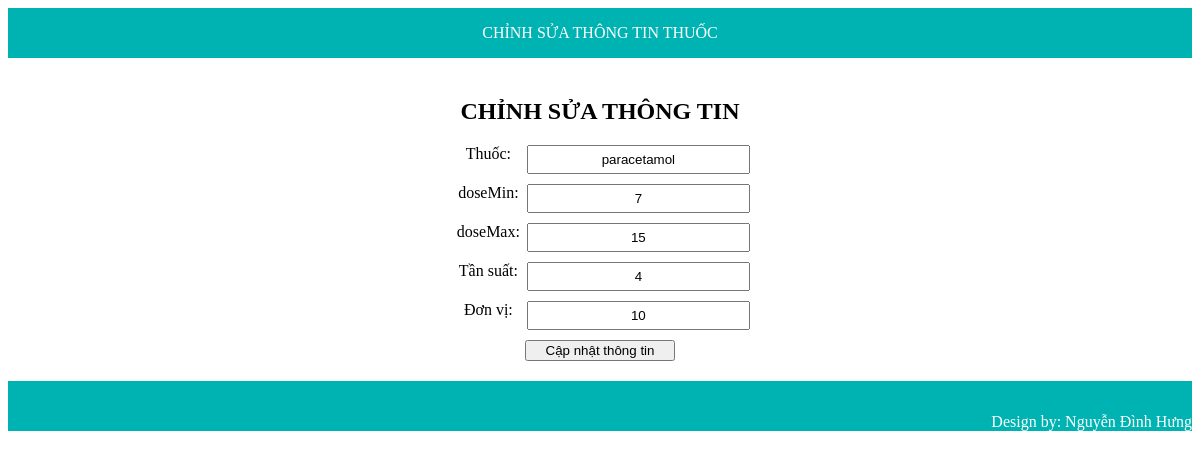
Page /medicine/edit_medicine.php?medicineId=1 on the committed database.
### tables this page shows
CREATE TABLE `medicine` (
  `medicineId` int(255) NOT NULL,
  `medicineName` varchar(30) NOT NULL,
  `doseMin` int(255) NOT NULL,
  `doseMax` int(255) NOT NULL,
  `Frequence` int(255) NOT NULL,
  `Unit` int(255) NOT NULL
);

### medicine/edit_medicine.php (the view, shortened to what this page needs)
<?php
require_once '../connection/connect.php';
if ($_SERVER['REQUEST_METHOD'] === 'GET' && isset($_GET['medicineId'])) {
  $medicineId = $_GET['medicineId'];
  $sql = "SELECT * FROM medicine WHERE medicineId = $medicineId";
  $result = mysqli_query($conn, $sql);
  if ($result && mysqli_num_rows($result) > 0) {
    $medicine_data = mysqli_fetch_assoc($result);
  } else {
    echo "Không tìm thấy thông tin bệnh nhân.";
    exit();
  }
} else if ($_SERVER['REQUEST_METHOD'] === "POST") {
  $medicineId = $_GET['medicineId'];
  $updated_name = $_POST['name'];
  $updated_doseMin = $_POST['dosemin'];
  $updated_doseMax = $_POST['dosemax'];
  $updated_frequence = $_POST['frequence'];
  $updated_unit = $_POST['unit'];
  $update_sql = "UPDATE medicine
  SET medicineName = '$updated_name', doseMin = $updated_doseMin, doseMax = $updated_doseMax, Frequence = $updated_frequence, Unit = $updated_unit
  where medicineId = $medicineId";
  if ($conn->query($update_sql) === TRUE) {
    echo '<script>alert("Thông tin bệnh nhân đã được cập nhật thành công.");';
    echo 'setTimeout(function() { window.location.href = "./index.php"; }, 500);</script>';
    mysqli_close($conn);
    exit();
  } else {
    echo "Lỗi khi cập nhật: " . $conn->error;
  }
}
?>
<!DOCTYPE html>
<html lang="en">
<head>
  <link rel="stylesheet" href="../style.css">
</head>
<body>
  <header>
    <a href="../index.php">CHỈNH SỬA THÔNG TIN THUỐC</a>
  </header>
  <div class="edit-patient-form">
    <h2 style="text-align: center;">CHỈNH SỬA THÔNG TIN</h2>
    <form method="post" class="form">
      <div class="f">
        <label for="name">Thuốc:</label>
        <input type="text" class="form-input" name="name" value="<?php echo $medicine_data['medicineName']; ?>" placeholder="Tên thuốc">
      </div>
      <div class="f">
        <label for="dosemin">doseMin:</label>
        <input type="text" class="form-input" name="dosemin" value="<?php echo $medicine_data['doseMin']; ?>" placeholder="liều dùng tối thiểu">
      </div>
      <div class="f">
        <label for="dosemax">doseMax:</label>
        <input type="text" class="form-input" name="dosemax" value="<?php echo $medicine_data['doseMax']; ?>" placeholder="liều dùng tối đa">
      </div>
      <div class="f">
        <label for="frequence">Tần suất:</label>
        <input type="text" class="form-input" name="frequence" value="<?php echo $medicine_data['Frequence']; ?>" placeholder="Tần suất">
      </div>
      <div class="f">
        <label for="unit">Đơn vị:</label>
        <input type="text" class="form-input" name="unit" value="<?php echo $medicine_data['Unit']; ?>" placeholder="Đơn vị">
      </div>
      <button type="submit" class="button-form">Cập nhật thông tin</button>
    </form>
  </div>
  <footer>
    Design by: Nguyễn Đình Hưng
  </footer>
</body>
</html>

### style.css (style rules this page uses)
a { text-decoration: none; color: inherit; }
header { background-color: rgb(0, 179, 179); height: 50px; color: white; position: relative; }
header a { position: absolute; top: 50%; left: 50%; transform: translate(-50%, -50%); }
footer { display: flex; background-color: rgb(0, 179, 179); height: 50px; color: white; justify-content: end; align-items: end; }
.edit-patient-form { padding-top: 20px; margin-bottom: 20px; }
.form { max-width: 300px; margin: auto; text-align: center; }
.f { display: flex; justify-content: space-between; }
.f label { width: 35%; }
.form-input { text-align: center; width: 100%; margin-bottom: 10px; padding: 5px 0 5px 0; }
.button-form { width: 50%; cursor: pointer; }

### rows in the picture
medicine: name "paracetamol", dosemin "7", dosemax "15", frequence "4", unit "10"
